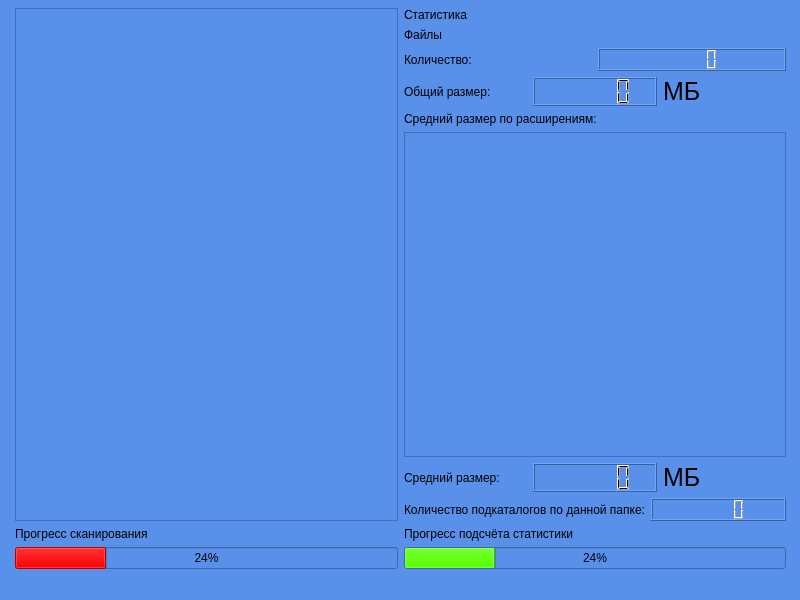
<?xml version="1.0" encoding="UTF-8"?>
<ui version="4.0">
 <class>MainWindow</class>
 <widget class="QMainWindow" name="MainWindow">
  <property name="geometry">
   <rect>
    <x>0</x>
    <y>0</y>
    <width>800</width>
    <height>600</height>
   </rect>
  </property>
  <property name="palette">
   <palette>
    <active>
     <colorrole role="Button">
      <brush brushstyle="SolidPattern">
       <color alpha="255">
        <red>89</red>
        <green>144</green>
        <blue>233</blue>
       </color>
      </brush>
     </colorrole>
     <colorrole role="Base">
      <brush brushstyle="SolidPattern">
       <color alpha="255">
        <red>89</red>
        <green>144</green>
        <blue>233</blue>
       </color>
      </brush>
     </colorrole>
     <colorrole role="Window">
      <brush brushstyle="SolidPattern">
       <color alpha="255">
        <red>89</red>
        <green>144</green>
        <blue>233</blue>
       </color>
      </brush>
     </colorrole>
    </active>
    <inactive>
     <colorrole role="Button">
      <brush brushstyle="SolidPattern">
       <color alpha="255">
        <red>89</red>
        <green>144</green>
        <blue>233</blue>
       </color>
      </brush>
     </colorrole>
     <colorrole role="Base">
      <brush brushstyle="SolidPattern">
       <color alpha="255">
        <red>89</red>
        <green>144</green>
        <blue>233</blue>
       </color>
      </brush>
     </colorrole>
     <colorrole role="Window">
      <brush brushstyle="SolidPattern">
       <color alpha="255">
        <red>89</red>
        <green>144</green>
        <blue>233</blue>
       </color>
      </brush>
     </colorrole>
    </inactive>
    <disabled>
     <colorrole role="Button">
      <brush brushstyle="SolidPattern">
       <color alpha="255">
        <red>89</red>
        <green>144</green>
        <blue>233</blue>
       </color>
      </brush>
     </colorrole>
     <colorrole role="Base">
      <brush brushstyle="SolidPattern">
       <color alpha="255">
        <red>89</red>
        <green>144</green>
        <blue>233</blue>
       </color>
      </brush>
     </colorrole>
     <colorrole role="Window">
      <brush brushstyle="SolidPattern">
       <color alpha="255">
        <red>89</red>
        <green>144</green>
        <blue>233</blue>
       </color>
      </brush>
     </colorrole>
    </disabled>
   </palette>
  </property>
  <property name="windowTitle">
   <string>Анализ файловой системы</string>
  </property>
  <property name="styleSheet">
   <string notr="true">background-color: rgb(89, 144, 233);</string>
  </property>
  <widget class="QWidget" name="centralwidget">
   <widget class="QWidget" name="">
    <property name="geometry">
     <rect>
      <x>15</x>
      <y>8</y>
      <width>771</width>
      <height>561</height>
     </rect>
    </property>
    <layout class="QHBoxLayout" name="horizontalLayout_5">
     <item>
      <layout class="QVBoxLayout" name="verticalLayout_3">
       <item>
        <widget class="QTreeView" name="filesystemTreeView"/>
       </item>
       <item>
        <widget class="QLabel" name="label_3">
         <property name="text">
          <string>Прогресс сканирования</string>
         </property>
        </widget>
       </item>
       <item>
        <widget class="QProgressBar" name="fileTreeProgressBar">
         <property name="styleSheet">
          <string notr="true">selection-background-color: rgb(255, 0, 0);</string>
         </property>
         <property name="value">
          <number>24</number>
         </property>
        </widget>
       </item>
      </layout>
     </item>
     <item>
      <layout class="QVBoxLayout" name="verticalLayout_2">
       <item>
        <widget class="QLabel" name="label">
         <property name="text">
          <string>Статистика </string>
         </property>
        </widget>
       </item>
       <item>
        <widget class="QLabel" name="label_2">
         <property name="text">
          <string>Файлы</string>
         </property>
        </widget>
       </item>
       <item>
        <layout class="QHBoxLayout" name="horizontalLayout_2">
         <item>
          <widget class="QLabel" name="label_4">
           <property name="text">
            <string>Количество:</string>
           </property>
          </widget>
         </item>
         <item>
          <widget class="QLCDNumber" name="fileLcdCounter"/>
         </item>
        </layout>
       </item>
       <item>
        <layout class="QHBoxLayout" name="horizontalLayout">
         <item>
          <widget class="QLabel" name="label_5">
           <property name="text">
            <string>Общий размер:</string>
           </property>
          </widget>
         </item>
         <item>
          <widget class="QLCDNumber" name="wholeSizeLcdNumber"/>
         </item>
         <item>
          <widget class="QLabel" name="label_6">
           <property name="font">
            <font>
             <pointsize>19</pointsize>
            </font>
           </property>
           <property name="text">
            <string>МБ</string>
           </property>
          </widget>
         </item>
        </layout>
       </item>
       <item>
        <layout class="QVBoxLayout" name="verticalLayout">
         <item>
          <widget class="QLabel" name="label_7">
           <property name="text">
            <string>Средний размер по расширениям:</string>
           </property>
          </widget>
         </item>
         <item>
          <widget class="QListView" name="spaceTypesListView"/>
         </item>
        </layout>
       </item>
       <item>
        <layout class="QHBoxLayout" name="horizontalLayout_3">
         <item>
          <widget class="QLabel" name="label_10">
           <property name="text">
            <string>Средний размер:</string>
           </property>
          </widget>
         </item>
         <item>
          <widget class="QLCDNumber" name="lcdNumber"/>
         </item>
         <item>
          <widget class="QLabel" name="label_11">
           <property name="font">
            <font>
             <pointsize>19</pointsize>
            </font>
           </property>
           <property name="text">
            <string>МБ</string>
           </property>
          </widget>
         </item>
        </layout>
       </item>
       <item>
        <layout class="QHBoxLayout" name="horizontalLayout_4">
         <item>
          <widget class="QLabel" name="label_9">
           <property name="text">
            <string>Количество подкаталогов по данной папке:</string>
           </property>
          </widget>
         </item>
         <item>
          <widget class="QLCDNumber" name="subcatalogsLcdNumber"/>
         </item>
        </layout>
       </item>
       <item>
        <widget class="QLabel" name="label_8">
         <property name="text">
          <string>Прогресс подсчёта статистики</string>
         </property>
        </widget>
       </item>
       <item>
        <widget class="QProgressBar" name="progressBar">
         <property name="styleSheet">
          <string notr="true">selection-background-color: rgb(85, 255, 0);</string>
         </property>
         <property name="value">
          <number>24</number>
         </property>
        </widget>
       </item>
      </layout>
     </item>
    </layout>
   </widget>
  </widget>
  <widget class="QStatusBar" name="statusbar"/>
 </widget>
 <resources/>
 <connections/>
</ui>
